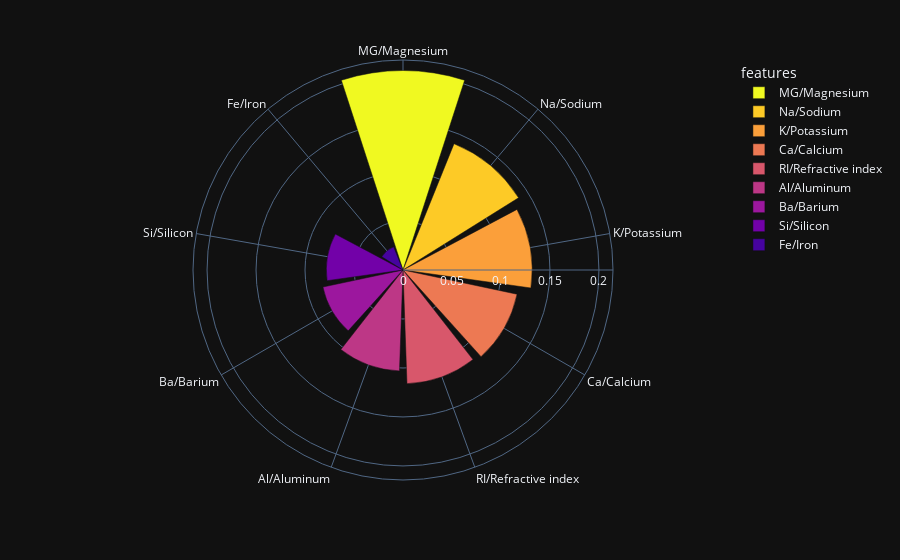

The cell this chart's notebook holds for it:
### Markdown cell above
Features Importances: we can see that MG/Magnesium is the most important feature.

### Code cell
df_glass_1 = df_glass.drop('Type', axis=1)
d = {'features':df_glass_1.columns,'FI':rf.feature_importances_}
df = pd.DataFrame(d)
df = df.sort_values(by='FI', ascending=0)
fig = px.bar_polar(df, r="FI", theta="features",
                   color="features", template="plotly_dark",
                   color_discrete_sequence= px.colors.sequential.Plasma_r)
fig.show()

### Figure 1 — Plotly figure (JSON) as saved in the notebook; plotly's stock layout.template omitted (floating-point values rounded to 4 significant figures)
{"data": [{"hovertemplate": "features=%{theta}<br>FI=%{r}<extra></extra>", "legendgroup": "MG/Magnesium", "marker": {"color": "#f0f921", "pattern": {"shape": ""}}, "name": "MG/Magnesium", "r": [0.2036], "showlegend": true, "subplot": "polar", "theta": ["MG/Magnesium"], "type": "barpolar"}, {"hovertemplate": "features=%{theta}<br>FI=%{r}<extra></extra>", "legendgroup": "Na/Sodium", "marker": {"color": "#fdca26", "pattern": {"shape": ""}}, "name": "Na/Sodium", "r": [0.1391], "showlegend": true, "subplot": "polar", "theta": ["Na/Sodium"], "type": "barpolar"}, {"hovertemplate": "features=%{theta}<br>FI=%{r}<extra></extra>", "legendgroup": "K/Potassium", "marker": {"color": "#fb9f3a", "pattern": {"shape": ""}}, "name": "K/Potassium", "r": [0.1318], "showlegend": true, "subplot": "polar", "theta": ["K/Potassium"], "type": "barpolar"}, {"hovertemplate": "features=%{theta}<br>FI=%{r}<extra></extra>", "legendgroup": "Ca/Calcium", "marker": {"color": "#ed7953", "pattern": {"shape": ""}}, "name": "Ca/Calcium", "r": [0.119], "showlegend": true, "subplot": "polar", "theta": ["Ca/Calcium"], "type": "barpolar"}, {"hovertemplate": "features=%{theta}<br>FI=%{r}<extra></extra>", "legendgroup": "RI/Refractive index", "marker": {"color": "#d8576b", "pattern": {"shape": ""}}, "name": "RI/Refractive index", "r": [0.1161], "showlegend": true, "subplot": "polar", "theta": ["RI/Refractive index"], "type": "barpolar"}, {"hovertemplate": "features=%{theta}<br>FI=%{r}<extra></extra>", "legendgroup": "Al/Aluminum", "marker": {"color": "#bd3786", "pattern": {"shape": ""}}, "name": "Al/Aluminum", "r": [0.103], "showlegend": true, "subplot": "polar", "theta": ["Al/Aluminum"], "type": "barpolar"}, {"hovertemplate": "features=%{theta}<br>FI=%{r}<extra></extra>", "legendgroup": "Ba/Barium", "marker": {"color": "#9c179e", "pattern": {"shape": ""}}, "name": "Ba/Barium", "r": [0.08356], "showlegend": true, "subplot": "polar", "theta": ["Ba/Barium"], "type": "barpolar"}, {"hovertemplate": "features=%{theta}<br>FI=%{r}<extra></extra>", "legendgroup": "Si/Silicon", "marker": {"color": "#7201a8", "pattern": {"shape": ""}}, "name": "Si/Silicon", "r": [0.07822], "showlegend": true, "subplot": "polar", "theta": ["Si/Silicon"], "type": "barpolar"}, {"hovertemplate": "features=%{theta}<br>FI=%{r}<extra></extra>", "legendgroup": "Fe/Iron", "marker": {"color": "#46039f", "pattern": {"shape": ""}}, "name": "Fe/Iron", "r": [0.02556], "showlegend": true, "subplot": "polar", "theta": ["Fe/Iron"], "type": "barpolar"}], "layout": {"barmode": "relative", "legend": {"title": {"text": "features"}, "tracegroupgap": 0}, "margin": {"t": 60}, "polar": {"angularaxis": {"categoryarray": ["MG/Magnesium", "Na/Sodium", "K/Potassium", "Ca/Calcium", "RI/Refractive index", "Al/Aluminum", "Ba/Barium", "Si/Silicon", "Fe/Iron"], "categoryorder": "array", "direction": "clockwise", "rotation": 90}, "domain": {"x": [0, 1], "y": [0, 1]}}}}
